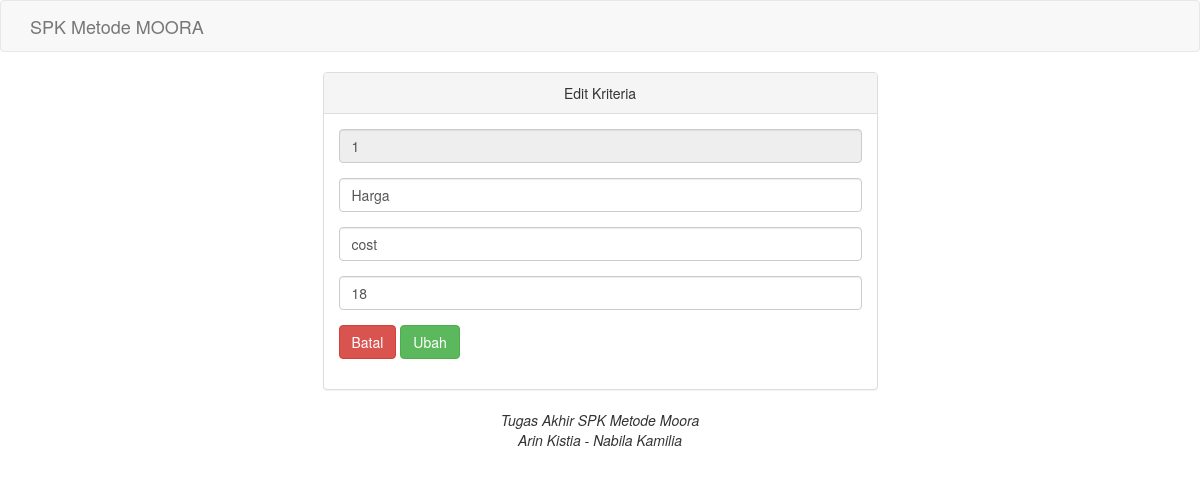
The page /editkriteria.php?id_kriteria=1 on the database its author committed.
### tables this page shows
CREATE TABLE `tab_kriteria` (
  `id_kriteria` varchar(10) NOT NULL,
  `nama_kriteria` varchar(50) NOT NULL,
  `type` varchar(10) NOT NULL,
  `bobot` float NOT NULL
);

### editkriteria.php (the view, shortened to what this page needs)
<?php
include ("koneksi.php");
$id_krit  = $_GET['id_kriteria'];
$kriteria = $koneksi->query("SELECT * FROM tab_kriteria WHERE id_kriteria = '$id_krit' ");
while ($row = $kriteria->fetch_row())
  {
    $nama  = $row[1];
    $type  = $row[2];
    $bobot = $row[3];
  }
 ?>
<!DOCTYPE html>
<html>
  <head>
    <link href="tampilan/css/bootstrap.min.css" rel="stylesheet">
  </head>
  <body>
    <nav class="navbar navbar-default navbar-custom">
      <div class="container">
        <div class="navbar-header">
          <a class="navbar-brand" href="index.php">SPK Metode MOORA</a>
        </div>
        <div class="collapse navbar-collapse">
        </div>
      </div>
    </nav>
    <div class="container">
      <div class="row">
        <div class="col-lg-6 col-lg-offset-3">
          <div class="panel panel-default">
            <div class="panel-heading text-center">
              Edit Kriteria
            </div>
            <div class="panel-body">
              <div class="row">
                <div class="col-lg-12">
                  <form class="form" action="editk.php" method="post">
                    <div class="form-group">
                      <input class="form-control" type="text" name="id_krit" value= <?php echo $_GET['id_kriteria']; ?> readonly>
                    </div>
                    <div class="form-group">
                      <input class="form-control" type="text" name="kriteria" value= <?php echo $nama; ?> >
                    </div>
                    <div class="form-group">
                      <input class="form-control" type="text" name="type" value= <?php echo $type; ?> >
                    </div>
                    <div class="form-group">
                      <input class="form-control" type="text" name="bobot" value= <?php echo $bobot; ?> >
                    </div>
                    <div class="form-group">
                      <a href="kriteria.php"><button type="button" class="btn btn-danger">Batal</button></a>
                      <button type="submit" class="btn btn-success">Ubah</button>
                    </div>
                  </form>
                </div>
              </div>
            </div>
          </div>
        </div>
      </div>
    </div>
    <footer class="text-center">
      <div class="footer-below">
        <div class="container">
          <div class="row">
            <div class="col-lg-12">
            <em>Tugas Akhir SPK Metode Moora <br> Arin Kistia - Nabila Kamilia</em>
            </div>
          </div>
        </div>
      </div>
    </footer>
  </body>
</html>

### rows shown on the page
tab_kriteria: kriteria "Harga", type "cost", bobot "18"
